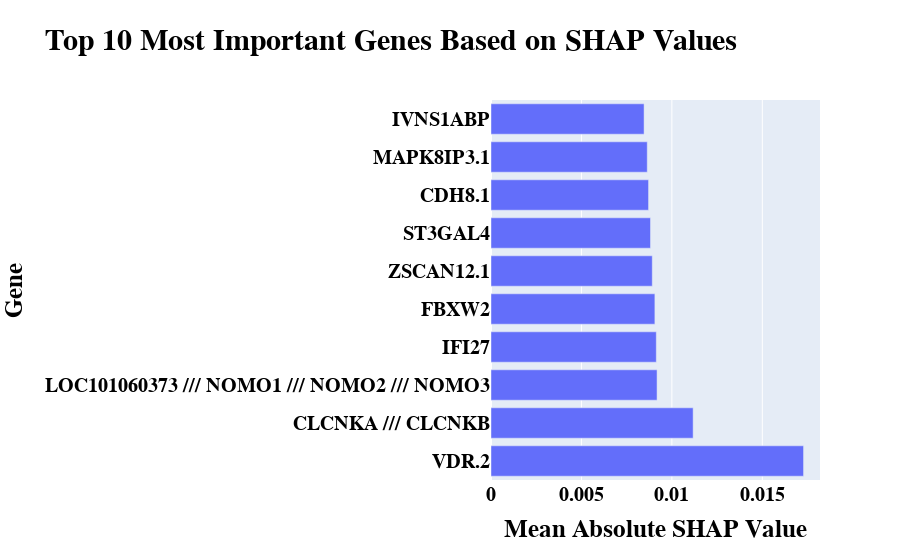

Notebook code for this chart:
### Code cell
best_modelname = "RF"
best_model = models[best_modelname]
preds = best_model.predict(X_test)
classes = {0: "Normal", 1: "Anomalous"}
cm = confusion_matrix(y_test, preds)
print(cm)
fig_exp, shap_values = explain_model(best_model, best_modelname, X_train, genes, return_shap = True)
fig_exp

### Figure 1 — Plotly figure (JSON) as saved in the notebook; plotly's stock layout.template omitted (floating-point values rounded to 4 significant figures)
{"data": [{"orientation": "h", "type": "bar", "x": [0.01728, 0.01118, 0.009181, 0.009139, 0.00906, 0.008916, 0.008818, 0.008711, 0.008638, 0.008463], "y": ["VDR.2", "CLCNKA /// CLCNKB", "LOC101060373 /// NOMO1 /// NOMO2 /// NOMO3", "IFI27", "FBXW2", "ZSCAN12.1", "ST3GAL4", "CDH8.1", "MAPK8IP3.1", "IVNS1ABP"]}], "layout": {"font": {"color": "black", "family": "Arial", "size": 20, "weight": "bold"}, "legend": {"font": {"size": 22}}, "title": {"font": {"size": 30}, "text": "Top 10 Most Important Genes Based on SHAP Values"}, "xaxis": {"title": {"font": {"size": 25}, "text": "Mean Absolute SHAP Value"}}, "yaxis": {"title": {"font": {"size": 25}, "text": "Gene"}}}}
